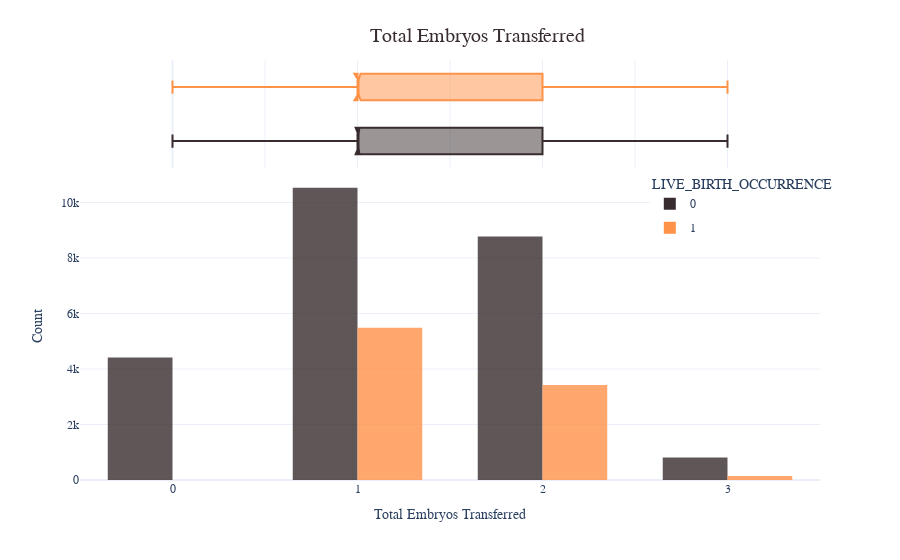

Notebook cell for this chart:
### Markdown cell above
#### III. 4. a. Target Distribution

### Code cell
fig = px.histogram(HFEA_train, x='EMBRYOS_TRANSFERED', color='LIVE_BIRTH_OCCURRENCE', template='plotly_white',
                   marginal='box', opacity=0.8, nbins=HFEA_train['EMBRYOS_TRANSFERED'].nunique(), 
                   color_discrete_sequence=[colours_gaia[1],colours_gaia[0]], barmode='group', histfunc='count')

fig.update_layout(
    font_family='Didot',
    title=dict(text='Total Embryos Transferred',x=0.53,y=0.95,
               font=dict(color=colours_gaia[1],size=20)),
    xaxis_title_text='Total Embryos Transferred',
    yaxis_title_text='Count',
    legend=dict(x=0.77,y=0.65,bordercolor=colours_gaia[1],borderwidth=0,tracegroupgap=5),
    bargap=0.3,
)
fig.show()

### Figure 1 — Plotly figure (JSON) as saved in the notebook; plotly's stock layout.template omitted (floating-point values rounded to 4 significant figures; data arrays with more than 128 entries replaced by an {"elided": "..."} marker saying what was removed)
{"data": [{"alignmentgroup": "True", "bingroup": "x", "histfunc": "count", "hovertemplate": "LIVE_BIRTH_OCCURRENCE=0<br>EMBRYOS_TRANSFERED=%{x}<br>count=%{y}<extra></extra>", "legendgroup": "0", "marker": {"color": "#382C2E", "opacity": 0.8, "pattern": {"shape": ""}}, "name": "0", "nbinsx": 4, "offsetgroup": "0", "orientation": "v", "showlegend": true, "type": "histogram", "x": {"elided": "24538 int values"}, "xaxis": "x", "yaxis": "y"}, {"alignmentgroup": "True", "hovertemplate": "LIVE_BIRTH_OCCURRENCE=0<br>EMBRYOS_TRANSFERED=%{x}<extra></extra>", "legendgroup": "0", "marker": {"color": "#382C2E"}, "name": "0", "notched": true, "offsetgroup": "0", "showlegend": false, "type": "box", "x": {"elided": "24538 int values"}, "xaxis": "x2", "yaxis": "y2"}, {"alignmentgroup": "True", "bingroup": "x", "histfunc": "count", "hovertemplate": "LIVE_BIRTH_OCCURRENCE=1<br>EMBRYOS_TRANSFERED=%{x}<br>count=%{y}<extra></extra>", "legendgroup": "1", "marker": {"color": "#FF9249", "opacity": 0.8, "pattern": {"shape": ""}}, "name": "1", "nbinsx": 4, "offsetgroup": "1", "orientation": "v", "showlegend": true, "type": "histogram", "x": {"elided": "9057 int values"}, "xaxis": "x", "yaxis": "y"}, {"alignmentgroup": "True", "hovertemplate": "LIVE_BIRTH_OCCURRENCE=1<br>EMBRYOS_TRANSFERED=%{x}<extra></extra>", "legendgroup": "1", "marker": {"color": "#FF9249"}, "name": "1", "notched": true, "offsetgroup": "1", "showlegend": false, "type": "box", "x": {"elided": "9057 int values"}, "xaxis": "x2", "yaxis": "y2"}], "layout": {"bargap": 0.3, "barmode": "group", "font": {"family": "Didot"}, "legend": {"bordercolor": "#382C2E", "borderwidth": 0, "title": {"text": "LIVE_BIRTH_OCCURRENCE"}, "tracegroupgap": 5, "x": 0.77, "y": 0.65}, "margin": {"t": 60}, "title": {"font": {"color": "#382C2E", "size": 20}, "text": "Total Embryos Transferred", "x": 0.53, "y": 0.95}, "xaxis": {"anchor": "y", "domain": [0, 1], "title": {"text": "Total Embryos Transferred"}}, "xaxis2": {"anchor": "y2", "domain": [0, 1], "matches": "x", "showgrid": true, "showticklabels": false}, "yaxis": {"anchor": "x", "domain": [0, 0.7326], "title": {"text": "Count"}}, "yaxis2": {"anchor": "x2", "domain": [0.7426, 1], "matches": "y2", "showgrid": false, "showline": false, "showticklabels": false, "ticks": ""}}}
